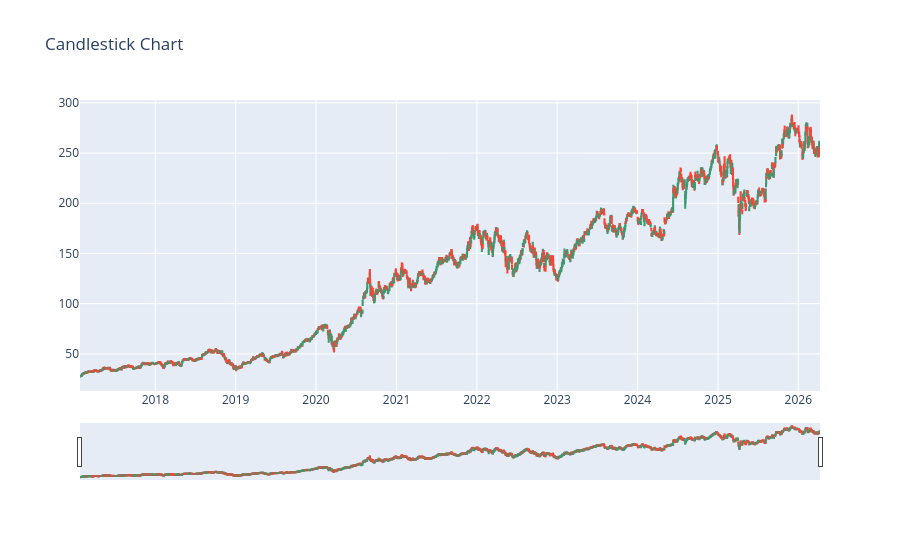

The notebook cell saved with this chart:
### Code cell
fig = go.Figure(data=[go.Candlestick(
    x=data.index,
    open=data['Open'],
    high=data['High'],
    low=data['Low'],
    close=data['Close']
)])

fig.update_layout(title="Candlestick Chart")

fig.show()

### Figure 1 — Plotly figure (JSON) as saved in the notebook; plotly's stock layout.template omitted (floating-point values rounded to 4 significant figures; data arrays with more than 128 entries replaced by an {"elided": "..."} marker saying what was removed)
{"data": [{"close": {"elided": "2315 float values"}, "high": {"elided": "2315 float values"}, "low": {"elided": "2315 float values"}, "open": {"elided": "2315 float values"}, "type": "candlestick", "x": {"elided": "2315 str values"}}], "layout": {"title": {"text": "Candlestick Chart"}}}
